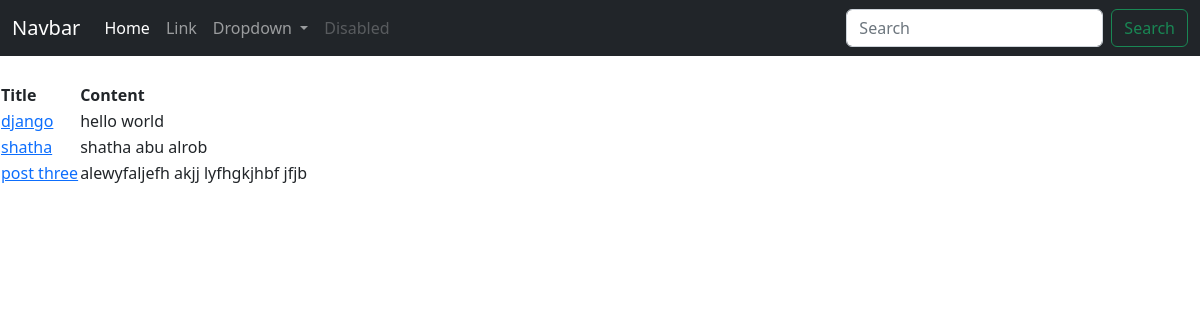
The page /posts/blog on the database its author committed.
### posts/models.py (models this page shows, shortened)
class Post(models.Model):
    title = models.CharField(max_length = 20)
    content = models.TextField()
    category = models.ForeignKey(Category, on_delete = models.CASCADE)

### posts/views.py (the view)
# urls.py: path('blog', views.index),
def index(request):
    posts = Post.objects.all()
    context = {'posts': posts}
    return render(request, 'posts/posts.html', context)

### posts/templates/posts/posts.html
{% extends '../master.html' %}
{% block contents %}
    <table>
        <theader>
            <th>
                <tr>
                    <th>Title</th>
                    <th>Content</th>
                </tr>
            </th>
            {% for post in posts%}
                <tr>
                    <td><a href= {% url 'post' post.id %}>{{post.title}}</a></td>
                    <td>{{post.content}}</td>
                </tr>
            {% endfor %}
        </theader>
    </table>
{% endblock contents %}

### rows shown on the page
Post: title "django", content "hello world"
Post: title "shatha", content "shatha abu alrob"
Post: title "post three", content "alewyfaljefh akjj lyfhgkjhbf jfjb"
